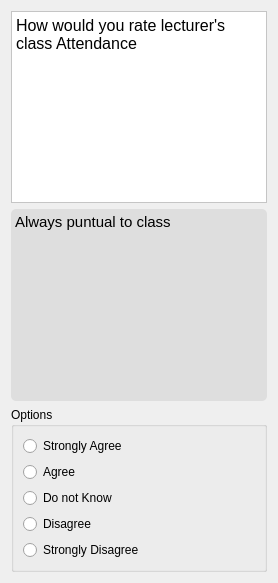
                   <widget class="QWidget" name="page_53">
                    <layout class="QVBoxLayout" name="verticalLayout_151">
                     <item>
                      <widget class="QTextBrowser" name="textBrowser_113">
                       <property name="styleSheet">
                        <string notr="true">background-color: rgb(255, 255, 255);</string>
                       </property>
                       <property name="html">
                        <string>&lt;!DOCTYPE HTML PUBLIC &quot;-//W3C//DTD HTML 4.0//EN&quot; &quot;http://www.w3.org/TR/REC-html40/strict.dtd&quot;&gt;
&lt;html&gt;&lt;head&gt;&lt;meta name=&quot;qrichtext&quot; content=&quot;1&quot; /&gt;&lt;style type=&quot;text/css&quot;&gt;
p, li { white-space: pre-wrap; }
&lt;/style&gt;&lt;/head&gt;&lt;body style=&quot; font-family:'Comic Sans MS'; font-size:10pt; font-weight:400; font-style:normal;&quot;&gt;
&lt;p style=&quot; margin-top:0px; margin-bottom:0px; margin-left:0px; margin-right:0px; -qt-block-indent:0; text-indent:0px;&quot;&gt;&lt;span style=&quot; font-family:'consolas'; font-size:12pt;&quot;&gt;How would you rate lecturer's class Attendance&lt;/span&gt;&lt;/p&gt;&lt;/body&gt;&lt;/html&gt;</string>
                       </property>
                      </widget>
                     </item>
                     <item>
                      <widget class="QTextBrowser" name="textBrowser_114">
                       <property name="styleSheet">
                        <string notr="true">background-color: rgb(222, 222, 222);
border-radius: 5px;</string>
                       </property>
                       <property name="html">
                        <string>&lt;!DOCTYPE HTML PUBLIC &quot;-//W3C//DTD HTML 4.0//EN&quot; &quot;http://www.w3.org/TR/REC-html40/strict.dtd&quot;&gt;
&lt;html&gt;&lt;head&gt;&lt;meta name=&quot;qrichtext&quot; content=&quot;1&quot; /&gt;&lt;style type=&quot;text/css&quot;&gt;
p, li { white-space: pre-wrap; }
&lt;/style&gt;&lt;/head&gt;&lt;body style=&quot; font-family:'Comic Sans MS'; font-size:10pt; font-weight:400; font-style:normal;&quot;&gt;
&lt;p style=&quot; margin-top:0px; margin-bottom:0px; margin-left:0px; margin-right:0px; -qt-block-indent:0; text-indent:0px;&quot;&gt;&lt;span style=&quot; font-family:'consolas'; font-size:11pt;&quot;&gt;Always puntual to class&lt;/span&gt;&lt;/p&gt;&lt;/body&gt;&lt;/html&gt;</string>
                       </property>
                      </widget>
                     </item>
                     <item>
                      <widget class="QGroupBox" name="groupBox_41">
                       <property name="styleSheet">
                        <string notr="true">QRadionButton:{
	font: 10pt &quot;Comic Sans MS&quot;;
}</string>
                       </property>
                       <property name="title">
                        <string>Options</string>
                       </property>
                       <property name="flat">
                        <bool>false</bool>
                       </property>
                       <layout class="QVBoxLayout" name="verticalLayout_152">
                        <item>
                         <layout class="QVBoxLayout" name="verticalLayout_153">
                          <item>
                           <widget class="QRadioButton" name="radioButton_15_6">
                            <property name="styleSheet">
                             <string notr="true"/>
                            </property>
                            <property name="text">
                             <string>Strongly Agree</string>
                            </property>
                           </widget>
                          </item>
                          <item>
                           <widget class="QRadioButton" name="radioButton_15_7">
                            <property name="text">
                             <string>Agree</string>
                            </property>
                           </widget>
                          </item>
                          <item>
                           <widget class="QRadioButton" name="radioButton_15_8">
                            <property name="text">
                             <string>Do not Know</string>
                            </property>
                           </widget>
                          </item>
                          <item>
                           <widget class="QRadioButton" name="radioButton_15_9">
                            <property name="text">
                             <string>Disagree</string>
                            </property>
                           </widget>
                          </item>
                          <item>
                           <widget class="QRadioButton" name="radioButton_15_10">
                            <property name="text">
                             <string>Strongly Disagree</string>
                            </property>
                           </widget>
                          </item>
                         </layout>
                        </item>
                       </layout>
                      </widget>
                     </item>
                    </layout>
                   </widget>
